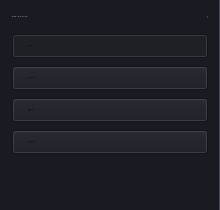
        <widget class="QFrame" name="sidebarFrame">
         <property name="minimumSize">
          <size>
           <width>220</width>
           <height>0</height>
          </size>
         </property>
         <property name="maximumSize">
          <size>
           <width>220</width>
           <height>16777215</height>
          </size>
         </property>
         <property name="styleSheet">
          <string notr="true">background-color: #1a1b22; border-right: 1px solid #444653;</string>
         </property>
         <layout class="QVBoxLayout" name="sidebarLayout">
          <property name="spacing">
           <number>8</number>
          </property>
          <property name="leftMargin">
           <number>12</number>
          </property>
          <property name="topMargin">
           <number>16</number>
          </property>
          <property name="rightMargin">
           <number>12</number>
          </property>
          <property name="bottomMargin">
           <number>16</number>
          </property>
          <item>
           <widget class="QLabel" name="lblNavHeader">
            <property name="font">
             <font>
              <family>Inter</family>
              <pointsize>-1</pointsize>
              <bold>true</bold>
             </font>
            </property>
            <property name="styleSheet">
             <string notr="true">color: #8e909f; letter-spacing: 1px; margin-bottom: 8px;</string>
            </property>
            <property name="text">
             <string>NAVIGATION</string>
            </property>
           </widget>
          </item>
          <item>
           <widget class="QPushButton" name="btnDashboard">
            <property name="font">
             <font>
              <family>Inter</family>
              <pointsize>-1</pointsize>
              <fontweight>DemiBold</fontweight>
             </font>
            </property>
            <property name="styleSheet">
             <string notr="true">text-align: left; padding: 10px 14px;</string>
            </property>
            <property name="text">
             <string>  Dashboard</string>
            </property>
            <property name="checkable">
             <bool>true</bool>
            </property>
            <property name="checked">
             <bool>true</bool>
            </property>
           </widget>
          </item>
          <item>
           <widget class="QPushButton" name="btnMachineControl">
            <property name="font">
             <font>
              <family>Inter</family>
              <pointsize>-1</pointsize>
              <fontweight>DemiBold</fontweight>
             </font>
            </property>
            <property name="styleSheet">
             <string notr="true">text-align: left; padding: 10px 14px;</string>
            </property>
            <property name="text">
             <string>  Motion Control</string>
            </property>
            <property name="checkable">
             <bool>true</bool>
            </property>
           </widget>
          </item>
          <item>
           <widget class="QPushButton" name="btnBuildSetup">
            <property name="font">
             <font>
              <family>Inter</family>
              <pointsize>-1</pointsize>
              <fontweight>DemiBold</fontweight>
             </font>
            </property>
            <property name="styleSheet">
             <string notr="true">text-align: left; padding: 10px 14px;</string>
            </property>
            <property name="text">
             <string>  Files &amp; Slicing</string>
            </property>
            <property name="checkable">
             <bool>true</bool>
            </property>
           </widget>
          </item>
          <item>
           <widget class="QPushButton" name="btnSettings">
            <property name="font">
             <font>
              <family>Inter</family>
              <pointsize>-1</pointsize>
              <fontweight>DemiBold</fontweight>
             </font>
            </property>
            <property name="styleSheet">
             <string notr="true">text-align: left; padding: 10px 14px;</string>
            </property>
            <property name="text">
             <string>  System Settings</string>
            </property>
            <property name="checkable">
             <bool>true</bool>
            </property>
           </widget>
          </item>
          <item>
           <spacer name="sidebarSpacer">
            <property name="orientation">
             <enum>Qt::Orientation::Vertical</enum>
            </property>
            <property name="sizeHint" stdset="0">
             <size>
              <width>20</width>
              <height>40</height>
             </size>
            </property>
           </spacer>
          </item>
         </layout>
        </widget>
